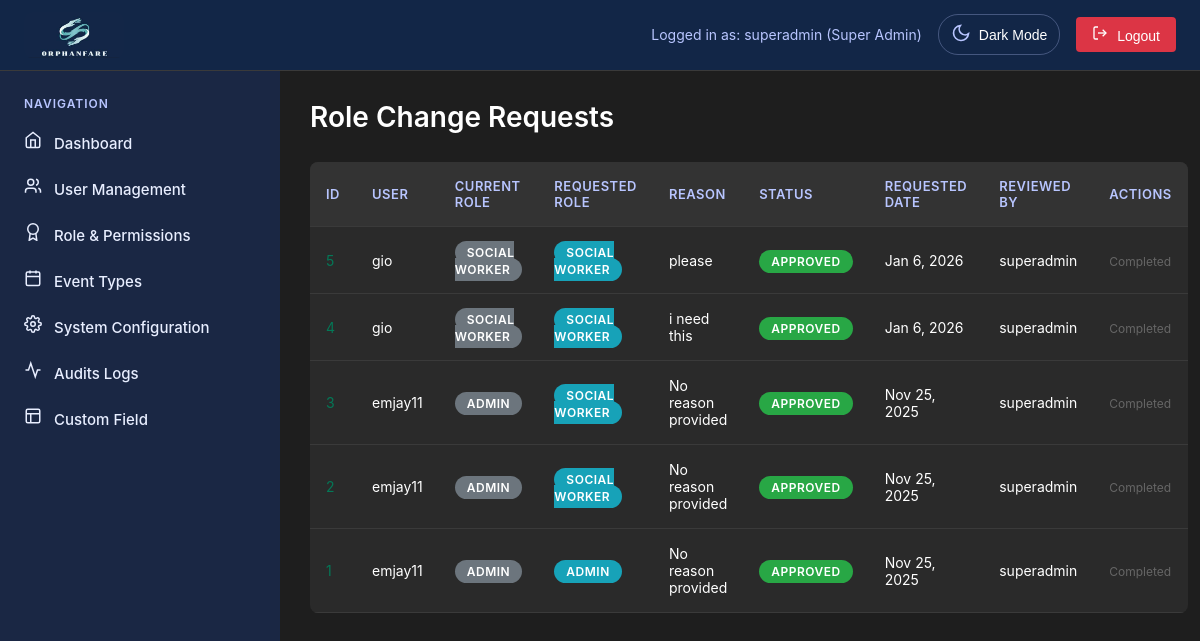
The page /superadmin/role-requests.php (signed in) on the database its author committed.
### tables this page shows
CREATE TABLE `role_change_requests` (
  `id` int(11) NOT NULL,
  `user_id` int(11) NOT NULL,
  `current_role_value` varchar(50) NOT NULL,
  `requested_role_value` varchar(50) NOT NULL,
  `request_reason` text DEFAULT NULL,
  `request_status` enum('pending','approved','rejected') DEFAULT 'pending',
  `reviewed_by_user` int(11) DEFAULT NULL,
  `reviewed_at_time` timestamp NULL DEFAULT NULL,
  `created_at` timestamp NOT NULL DEFAULT current_timestamp(),
  `updated_at` timestamp NOT NULL DEFAULT current_timestamp() ON UPDATE current_timestamp()
);

CREATE TABLE `users` (
  `id` int(11) NOT NULL,
  `username` varchar(50) NOT NULL,
  `email` varchar(100) NOT NULL,
  `password` varchar(255) NOT NULL,
  `role` enum('super_admin','admin','user','Social Worker','Social Welfare Assistant') DEFAULT 'user',
  `status` enum('active','inactive','pending') DEFAULT 'pending',
  `created_at` timestamp NOT NULL DEFAULT current_timestamp(),
  `updated_at` timestamp NOT NULL DEFAULT current_timestamp() ON UPDATE current_timestamp(),
  `two_factor_secret` varchar(32) DEFAULT NULL,
  `two_factor_enabled` tinyint(1) DEFAULT 0,
  `two_factor_verified` tinyint(1) DEFAULT 0,
  `two_factor_backup_codes` text DEFAULT NULL,
  `last_login` timestamp NULL DEFAULT NULL,
  `last_password_change` timestamp NOT NULL DEFAULT current_timestamp(),
  `failed_attempts` int(11) DEFAULT 0,
  `account_locked` tinyint(1) DEFAULT 0,
  `is_active` tinyint(1) DEFAULT 1
);

### superadmin/role-requests.php (the view, shortened to what this page needs)
<?php
require_once 'includes/superheader.php';
$column_check = $conn->query("SHOW COLUMNS FROM role_change_requests");
$columns = [];
while ($col = $column_check->fetch_assoc()) {
    $columns[$col['Field']] = true;
}
$reviewed_by_col = isset($columns['reviewed_by_user']) ? 'reviewed_by_user' : 'reviewed_by';
$status_col = isset($columns['request_status']) ? 'request_status' : 'status';
$requested_role_col = isset($columns['requested_role_value']) ? 'requested_role_value' : 'requested_role';
$reason_col = isset($columns['request_reason']) ? 'request_reason' : 'reason';
$sql = "SELECT r.*, u.username, u.role as user_current_role, ur.username as reviewer_name
        FROM role_change_requests r
        JOIN users u ON r.user_id = u.id
        LEFT JOIN users ur ON r.$reviewed_by_col = ur.id
        ORDER BY r.created_at DESC";
$result = $conn->query($sql);
$requests = [];
if ($result && $result->num_rows > 0) {
    while ($row = $result->fetch_assoc()) {
        $requests[] = $row;
    }
}
?>
<div class="page-active">
    <div class="page-header">
        <h1 class="page-title">Role Change Requests</h1>
    </div>
    <div class="data-table">
        <table>
            <thead>
                <tr>
                    <th>ID</th>
                    <th>User</th>
                    <th>Current Role</th>
                    <th>Requested Role</th>
                    <th>Reason</th>
                    <th>Status</th>
                    <th>Requested Date</th>
                    <th>Reviewed By</th>
                    <th>Actions</th>
                </tr>
            </thead>
            <tbody>
                <?php if (count($requests) > 0): ?>
                    <?php foreach ($requests as $request): ?>
                        <tr>
                            <td style="color: #047857"><?php echo htmlspecialchars($request['id']); ?></td>
                            <td class="username"><?php echo htmlspecialchars($request['username']); ?></td>
                            <td>
                                <span class="status-badge status-mild">
                                    <?php echo htmlspecialchars($request['user_current_role']); ?>
                                </span>
                            </td>
                            <td>
                                <span class="status-badge status-progress">
                                    <?php
                                    $requestedRole = $request[$requested_role_col] ?? 'Unknown';
                                    echo htmlspecialchars($requestedRole);
                                    ?>
                                </span>
                            </td>
                            <td class="reason"><?php echo htmlspecialchars($request[$reason_col] ?: 'No reason provided'); ?></td>
                            <td>
                                <span class="status-badge <?php
                                    $currentStatus = $request[$status_col] ?? 'pending';
                                    echo $currentStatus === 'approved' ? 'status-approved' :
                                         ($currentStatus === 'rejected' ? 'status-urgent' : 'status-pending');
                                ?>">
                                    <?php echo htmlspecialchars(ucfirst($currentStatus)); ?>
                                </span>
                            </td>
                            <td class="requested_date"><?php echo date('M j, Y', strtotime($request['created_at'])); ?></td>
                            <td class="reviewer_name"><?php echo $request['reviewer_name'] ? htmlspecialchars($request['reviewer_name']) : 'Not reviewed'; ?></td>
                            <td class="buttons-actions">
                                <?php
                                $currentStatus = $request[$status_col] ?? 'pending';
                                if ($currentStatus === 'pending'): ?>
                                    <a href="role-requests.php?action=approve&id=<?php echo $request['id']; ?>"
                                       class="action-btn edit-btn"
                                       onclick="return confirm('Approve this role change request?')">Approve</a>
                                    <a href="role-requests.php?action=reject&id=<?php echo $request['id']; ?>"
                                       class="action-btn delete-btn"
                                       onclick="return confirm('Reject this role change request?')">Reject</a>
                                <?php else: ?>
                                    <span style="color: #666; font-size: 12px;">Completed</span>
                                <?php endif; ?>
                            </td>
                        </tr>
                    <?php endforeach; ?>
                <?php else: ?>
                    <tr>
                        <td colspan="9" style="text-align: center; padding: 20px;">No role change requests found.</td>
                    </tr>
                <?php endif; ?>
            </tbody>
        </table>
    </div>
</div>
<?php ob_end_flush(); require_once 'includes/superfooter.php'; ?>

### css/superadmin.css (style rules this page uses)
.page-title { font-size: 28px; font-weight: 600; color: #ffffff; margin-bottom: 8px; }
table { width: 100%; border-collapse: collapse; }
th { background-color: #333333; padding: 16px; text-align: left; font-weight: 600; color: #ffffff; font-size: 14px; }
td { padding: 16px; border-bottom: 1px solid #3a3a3a; font-size: 14px; }
.status-badge { padding: 4px 8px; border-radius: 4px; font-size: 12px; font-weight: 500; }

### css/common.css (style rules this page uses)
* { margin: 0; padding: 0; box-sizing: border-box; }
body { font-family: -apple-system, BlinkMacSystemFont, "Segoe UI", Roboto, sans-serif; background-color: #1a1a1a; min-height: 100vh; color: white; }
.page-header { display: flex; justify-content: space-between; align-items: center; margin-bottom: 20px; }
.page-title { font-size: 28px; font-weight: 600; color: #ffffff; margin-bottom: 8px; }
table { width: 100%; border-collapse: collapse; margin-top: 16px; background: #2a2a2a; border-radius: 8px; overflow: hidden; }
th, td { justify-content: center; text-align: left; border-bottom: 1px solid #3a3a3a; }
th { background: #333333; color: #b8c5ff; font-weight: 600; font-size: 13px; text-transform: uppercase; letter-spacing: 0.5px; }
td { font-size: 14px; }
.status-badge { padding: 4px 12px; border-radius: 20px; font-size: 12px; font-weight: 600; text-transform: uppercase; letter-spacing: 0.5px; }
.status-progress { background-color: #17a2b8; color: white; }
.status-approved { background-color: #28a745; color: white; }
.status-mild { background-color: #6c757d; color: white; }

### rows shown on the page
role_change_requests: id "5", user.username "gio", user.role "SOCIAL WORKER", requested_role_value "SOCIAL WORKER", request_reason "please", request_status "APPROVED", created_at "Jan 6, 2026", users.username "superadmin", shows "Completed"
role_change_requests: id "4", user.username "gio", user.role "SOCIAL WORKER", requested_role_value "SOCIAL WORKER", request_reason "i need this", request_status "APPROVED", created_at "Jan 6, 2026", users.username "superadmin", shows "Completed"
role_change_requests: id "3", user.username "emjay11", user.role "ADMIN", requested_role_value "SOCIAL WORKER", request_reason "No reason provided", request_status "APPROVED", created_at "Nov 25, 2025", users.username "superadmin", shows "Completed"
role_change_requests: id "2", user.username "emjay11", user.role "ADMIN", requested_role_value "SOCIAL WORKER", request_reason "No reason provided", request_status "APPROVED", created_at "Nov 25, 2025", users.username "superadmin", shows "Completed"
role_change_requests: id "1", user.username "emjay11", user.role "ADMIN", requested_role_value "ADMIN", request_reason "No reason provided", request_status "APPROVED", created_at "Nov 25, 2025", users.username "superadmin", shows "Completed"

### other values the page prints
$_SESSION['username'] "superadmin"
$_SESSION['role'] === 'super_admin' ? 'Super Admin' : 'Admin' "Super Admin"
